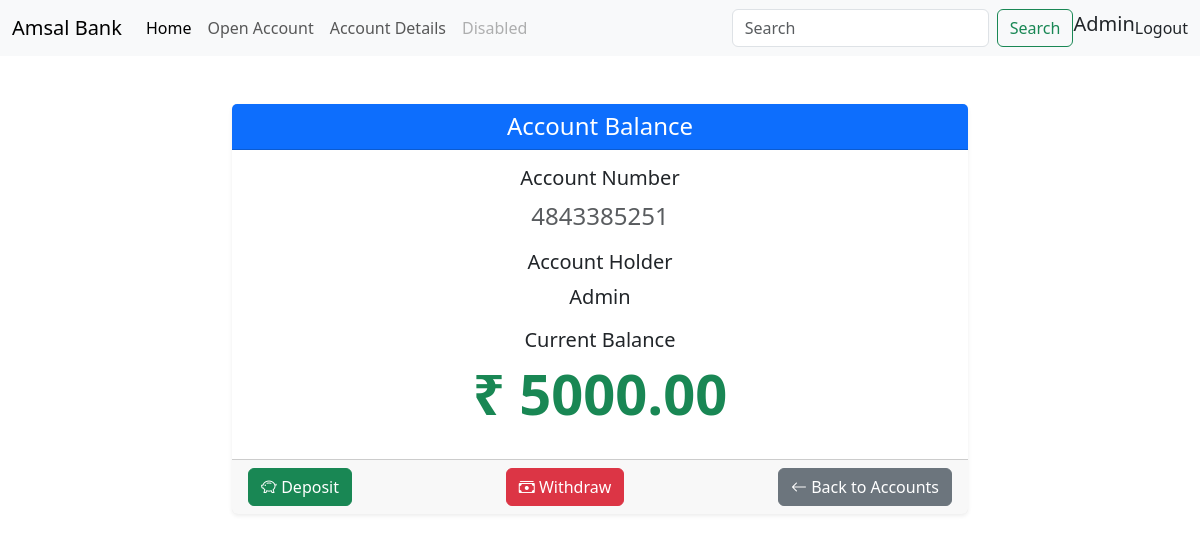
/balance/4843385251 (signed in), run on the app's committed database.
### homepage/models.py (models this page shows, shortened)
class Account(models.Model):
    ACCOUNT_TYPES = [
        ('saving', 'Saving Account'),
        ('current', 'Current Account'),
    ]
    user = models.ForeignKey(User, on_delete=models.CASCADE, related_name='accounts')
    account_number = models.CharField(max_length=10, unique=True, blank=True)
    account_type = models.CharField(max_length=10, choices=ACCOUNT_TYPES)
    phone_number = models.IntegerField()
    email = models.EmailField()
    balance = models.DecimalField(max_digits=10, decimal_places=2, default=0.00)
    created_at = models.DateTimeField(auto_now_add=True)

### homepage/views.py (the view)
# urls.py: path("balance/<str:account_number>", balance, name='balance'),
@login_required
def balance(request,account_number):
    try:
        account = Account.objects.get(account_number=account_number, user=request.user)
    except Account.DoesNotExist:
        messages.error(request, "Account not found.")
        return redirect('deposit')
    return render(request, "balance.html", {'account': account})

### templates/balance.html
{% extends 'main.html' %}
{% block body_block %}
<div class="container mt-5">
    <div class="row justify-content-center">
        <div class="col-md-8">
            <div class="card shadow-sm border-0">
                <div class="card-header bg-primary text-white text-center">
                    <h4 class="mb-0">Account Balance</h4>
                </div>
                <div class="card-body text-center">
                    <h5 class="card-title">Account Number</h5>
                    <p class="card-text fs-4 text-muted">{{ account.account_number }}</p>
                    <h5 class="card-title">Account Holder</h5>
                    <p class="card-text fs-5">{{ account.user }}</p>
                    <h5 class="card-title">Current Balance</h5>
                    <p class="display-4 text-success fw-bold">₹ {{ account.balance }}</p>
                </div>
                <div class="card-footer d-flex justify-content-between">
                    <a href="{% url 'deposit' account.account_number %}" class="btn btn-success">
                        <i class="bi bi-piggy-bank"></i> Deposit
                    </a>
                    <a href="{% url 'withdraw' account.account_number %}" class="btn btn-danger">
                        <i class="bi bi-cash-stack"></i> Withdraw
                    </a>
                    <a href="{% url 'account_list' %}" class="btn btn-secondary">
                        <i class="bi bi-arrow-left"></i> Back to Accounts
                    </a>
                </div>
            </div>
        </div>
    </div>
</div>
{% endblock %}

### templates/main.html (shortened to what this page needs)
<!DOCTYPE html>
<html lang="en">
<head>
    <link href="https://cdn.jsdelivr.net/npm/bootstrap@5.3.3/dist/css/bootstrap.min.css"
    rel="stylesheet"
>
    <link href="https://stackpath.bootstrapcdn.com/bootstrap/4.5.2/css/bootstrap.min.css"
    rel="stylesheet">
    <link href="https://cdn.jsdelivr.net/npm/bootstrap@5.3.0-alpha1/dist/css/bootstrap.min.css"
    rel="stylesheet">
    <link rel="stylesheet" href="https://cdn.jsdelivr.net/npm/bootstrap-icons@1.8.1/font/bootstrap-icons.css">
</head>
<body>
    <nav class="navbar navbar-expand-lg bg-body-tertiary">
        <div class="container-fluid">
          <a class="navbar-brand" href="#">Amsal Bank</a>
          <div class="collapse navbar-collapse" id="navbarSupportedContent">
            <ul class="navbar-nav me-auto mb-2 mb-lg-0">
              <li class="nav-item">
                <a class="nav-link active" aria-current="page" href="{% url 'home' %}">Home</a>
              </li>
              <li class="nav-item">
                <a class="nav-link" href="{% url 'account' %}">Open Account</a>
              </li>
              <li class="nav-item">
                <a class="nav-link" href="{% url 'account_list' %}">Account Details</a>
              </li>
              <li class="nav-item">
                <a class="nav-link disabled" aria-disabled="true">Disabled</a>
              </li>
            </ul>
            <form class="d-flex">
              <input class="form-control me-2" type="search" placeholder="Search" aria-label="Search">
              <button class="btn btn-outline-success" type="submit">Search</button>
            </form>
            {% if user.is_authenticated %}
            <h5>{{user.username}}</h5>
            <a class="nav-link" href="{% url 'logout' %}">Logout</a>
            {% else %}
            <a class="nav-link" href="{% url 'login' %}">Login</a>
            {% endif %}
          </div>
        </div>
      </nav>
      <div class="body">{% block body_block %} {% endblock %}</div>
</body>
</html>

### data on the page
Account: account_number "4843385251", user "Admin", balance "5000.00"

### other printed values
{{ user.username }} "Admin"
